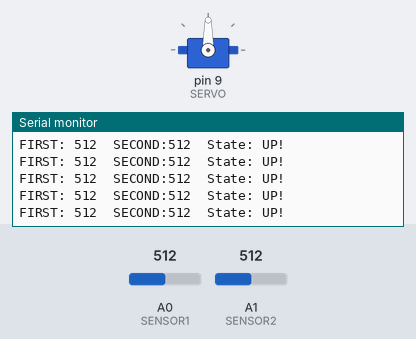
Simulated run of this sketch. Board: Arduino Uno, built with avr-gcc and run on an emulated ATmega328P. Shown: servo, the last lines printed to the serial monitor. The inputs (shaded band) are chosen by the test bench; at power-on: A0 (SENSOR1) = 512, A1 (SENSOR2) = 512.

Above: at 1.2 s.
1.3 s: A0 (SENSOR1) set to 530
At 2.1 s:
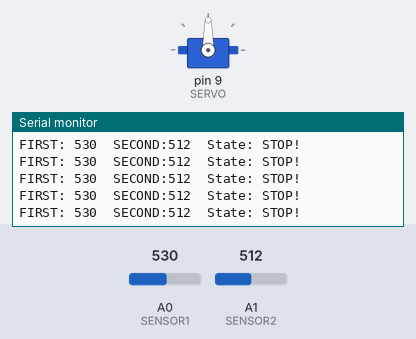
3.2 s: A1 (SENSOR2) set to 110
At 4.3 s:
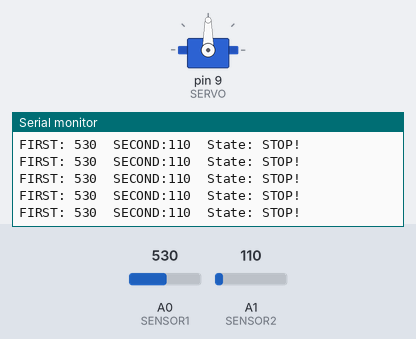
4.7 s: A1 (SENSOR2) set to 92
At 5.2 s:
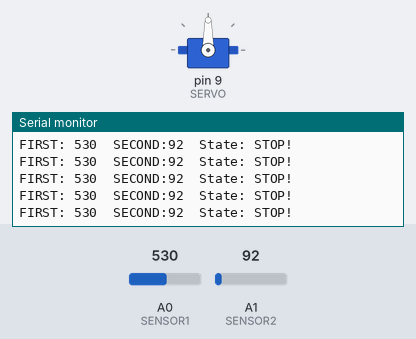
7.7 s: A0 (SENSOR1) set to 988
At 8.3 s:
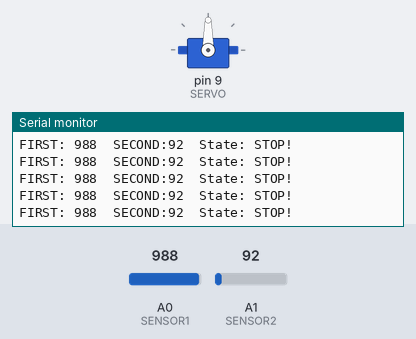
10.7 s: A0 (SENSOR1) set to 1014
At 11.3 s:
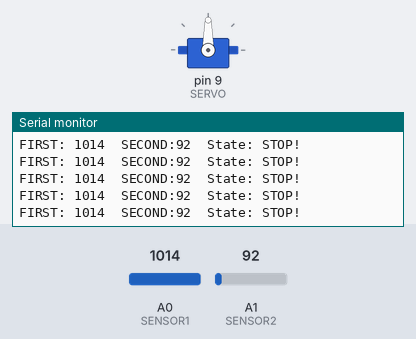
Timing chart, 0 to 13.7 s (numbered marks = the images above; inputs shaded):
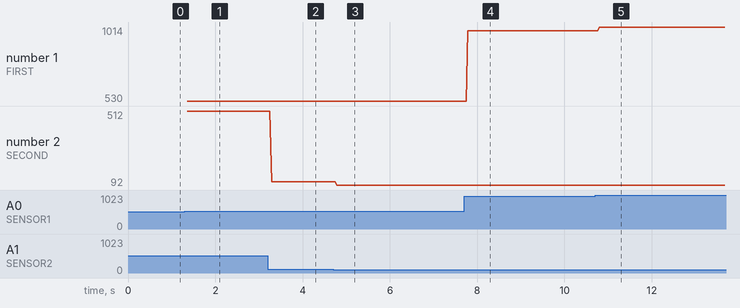

The sketch:

solartracking.ino
```cpp
#include <Servo.h>
#include "math.h"

#define SENSOR1 0
#define SENSOR2 1
#define SERVO 9

Servo myservo;
int sensor1;
int sensor2;
int diff;
int spd;
int sensitivity;
int tilt;

void setup () {
  myservo.attach(SERVO); // attaches the servo on pin 9 to the servo object
  sensitivity = 5; // this controls the sensitivity of the tracker. lower number = sharper eventual angle the panel will be turned to.  perhaps some scaling according to the 0..1024 range might be more helpful
  Serial.begin(9600); // open serial com
  Serial.print("SolarTracker ready!");

  pinMode(SENSOR1, INPUT); // set the inputs
  pinMode(SENSOR2, INPUT);
}


// this all assumes we are using a continuous rotation servo, (with 0 being full-speed in one direction, 180 being full speed in the other, and a value near 90 being no movement).
void loop () {

//--------------------------------------------------
// Read input values
//--------------------------------------------------
  tilt = myservo.read();
  sensor1 = analogRead(SENSOR1); // read the photoresistor output
  sensor2 = analogRead(SENSOR2);

//--------------------------------------------------
// Calculations
//--------------------------------------------------
  diff = sensor1 - sensor2; // this judges how far the tracker must turn
  spd = diff / 10; // and adjusts the speed of the reaction accordingly.  again, scaling according to the 0..1024 range might be more helpful here.

  Serial.print("\nFIRST: "); Serial.print(sensor1, DEC); // print the sensor values to the serial com
  Serial.print("\tSECOND:"); Serial.print(sensor2, DEC);

  if (abs(diff) <= sensitivity) { // if the value of the first sensor is smaller (more light) than the the value of the second sensor and the tilt sensor is in the correct range
    myservo.write(tilt + signOf(diff)*spd); // send servo command to turn upward plus add speed
    Serial.print("\tState: ");
    Serial.print("UP!");
  }
  else { // for every other instance
      myservo.write(tilt); // stop the motor
      Serial.print("\tState: ");
      Serial.print("STOP!");
   }


  delay(10); // we should find out how often the arduino needs to check/track, how quickly the servo will reach its target
}

// Find the sign of an integer
int signOf(int var) {
    if( !var ) {
        return 0;
    } else {
        return var/abs(var);
    }
}
```

Measured:
- the behaviour switches between 517 and 518 on A0 (SENSOR1) (found by bisection; images 0 and 1)
- after the input at 1.3 s, the serial monitor: prints a new line after 0.06 s (image 1)
- after the input at 3.2 s, the serial monitor: prints a new line after 0.09 s (image 2)
- after the input at 4.7 s, the serial monitor: prints a new line after 0.08 s (image 3)
- after the input at 7.7 s, the serial monitor: prints a new line after 0.09 s (image 4)
- after the input at 10.7 s, the serial monitor: prints a new line after 0.09 s (image 5)
- plotted number 1: 530 → 988 after the input at 7.7 s, 988 → 1014 after the input at 10.7 s
- plotted number 2: 512 → 110 after the input at 3.2 s, 110 → 92 after the input at 4.7 s
